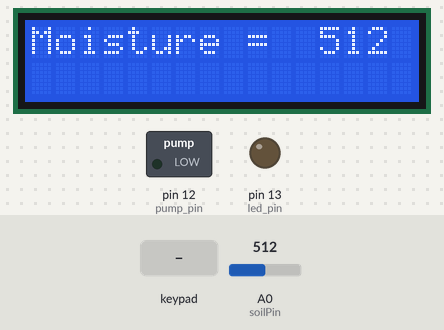
Simulated run of this sketch. Board: Arduino Uno, built with avr-gcc and run on an emulated ATmega328P. Parts: 16×2 character LCD, switched loads named in the sketch (green lamp = pin HIGH), output pins drawn as LEDs (lit = HIGH). The inputs (shaded band) are chosen by the test bench; at power-on: A0 (soilPin) = 512. Pins used as bus, display or sensor lines are not drawn; what the sketch prints to the serial monitor is not drawn.

Above: at 3.2 s.
3.3 s: key '#' pressed
At 4.6 s:
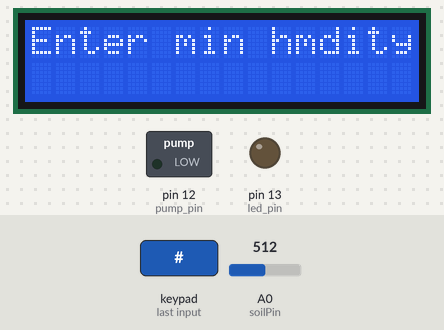
5.0 s: keypad keys 8 7 6 5 # pressed 0.504 s apart
At 8.6 s:
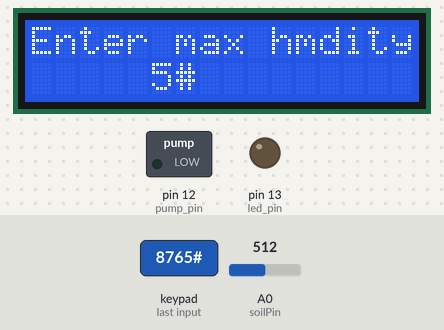
9.0 s: keypad keys 8 7 6 5 pressed 0.504 s apart
At 10.9 s:
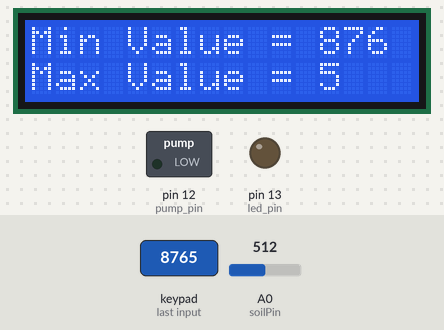
12.5 s: A0 (soilPin) set to 716
At 14.5 s:
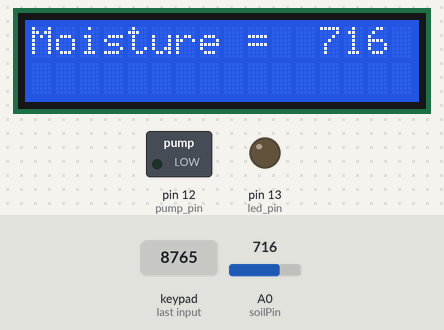
15.0 s: A0 (soilPin) set to 900
At 17.0 s:
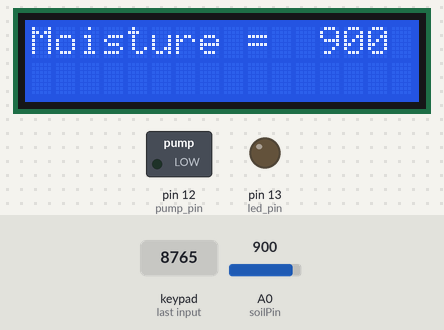
17.7 s: A0 (soilPin) set to 1023
At 20.0 s:
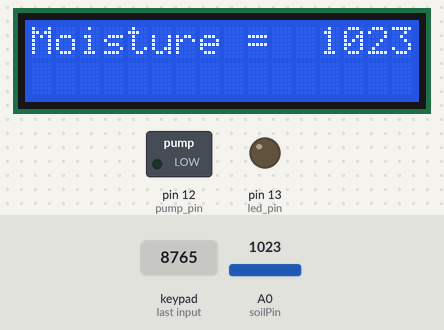
Timing chart, 0 to 21.5 s (numbered marks = the images above; inputs shaded):
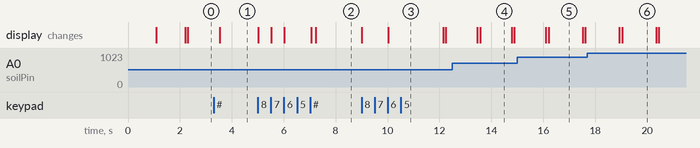

Measured:
- after the input at 3.3 s, the display: changes after 0.23 s (image 1)
- after the input at 5.0 s, the display: first changes at once (image 2 shows a later state)
- after the input at 9.0 s, the display: first changes at once (image 3 shows a later state)
- after the input at 12.5 s, the display: first differs from a run without the input after 1.1 s (image 4)
- after the input at 15.0 s, the display: first differs from a run without the input after 1.2 s (image 5)
- after the input at 17.7 s, the display: first differs from a run without the input after 1.3 s (image 6)
- what the display in image 4 shows lasts 1.2 s, from 13.6 s to 14.8 s

The sketch:

sketch_feb05a.ino
```cpp
#include <Keypad.h>
#include <Wire.h>
#include <LiquidCrystal_I2C.h>
//#include <Harman.h>

//here we are declaring our variables.
char minvalue[3] = {};//declared a minval array
char maxvalue[3] = {};//declared a maxval array
String val1;//declaring variable
String val2;//declaring variable
int minv;//declaring variable
int maxv;//declaring variable

int k;//declaring variable
//----------------------------

/* Soil Moisture Basic Example
  Basic sketch to print out soil moisture values to the Serial Monitor and the keypad */
int val = 0;//variable for storing moisture value.
int soilPin = A0;//Declare a variable for the soil moisture sensor
int soilPower = 7;//Variable for Soil moisture Power
short int pump_pin = 12;//declaring a variable
short int led_pin = 13;//declaring a variable
//Rather than powering the sensor through the 3.3V or 5V pins,
//we'll use a digital pin to power the sensor. This will
//prevent corrosion of the sensor as it sits in the soil
//-------------------------

// Set the LCD address to 0x27   for a 16 chars and 2 line display
LiquidCrystal_I2C lcd(0x3f, 16, 2);
const byte ROWS = 4; //four rows for keypad
const byte COLS = 3; //four columns for keypad
//define the symbols on the buttons of the keypads
char hexaKeys[ROWS][COLS] = {
  {'1', '2', '3'},
  {'4', '5', '6'},
  {'7', '8', '9'},
  {'*', '0', '#'}
};
byte rowPins[ROWS] = {8, 7, 6, 5}; //connect to the row pinouts of the keypad
byte colPins[COLS] = {4, 3, 2}; //connect to the column pinouts of the keypad
Keypad customKeypad = Keypad( makeKeymap(hexaKeys), rowPins, colPins, ROWS, COLS);//initialize an instance of class NewKeypad
void setup() {
  Serial.begin(9600);//initializing the serial monitor and set baud rates to 9600
  lcd.begin();//initializing the lcd.
  lcd.backlight();// Turn on the blacklight and print a message.
  lcd.print("SYSTEM INIT.....");
  pinMode(pump_pin, OUTPUT);
  pinMode(led_pin, OUTPUT);
  //Set D7 as an OUTPUT
  pinMode(soilPower, OUTPUT);
  digitalWrite(soilPower, LOW);//Set to LOW so no power is flowing through the sensor
  delay(1000);//delay for 1 second
  lcd.clear();
  lcd.print("INITIALIZED");
  delay(1000);
}

void loop() {

  char customKey = customKeypad.getKey();//keypad is to accept the keys pressed

  if (customKey) {
    Serial.println(customKey);
    if (customKey == '#') {//if you have presed the #value
      lcd.clear();
      lcd.print("Enter min hmdity");
      k = 0;
      while (k < 3) {
        char customKey = customKeypad.getKey();
        if (customKey) {
          lcd.setCursor(5 + k, 1);//
          lcd.print(customKey);
          minvalue[k] = customKey;
          k++;
        }
      }
      val1 = minvalue;
      minv = val1.toInt();//converting minval to an integer value
      delay(1000);
      lcd.clear();
      lcd.print("Enter max hmdity");
      k = 0;
      while (k < 3) {
        char customKey = customKeypad.getKey();
        if (customKey) {
          lcd.setCursor(5 + k, 1);
          lcd.print(customKey);
          maxvalue[k] = customKey;
          k++;
        }

      }
      val2 = maxvalue;
      maxv = val2.toInt();
      delay(1000);
      lcd.clear();
      lcd.setCursor(0, 0);
      lcd.print("Min Value =");
      lcd.setCursor(12, 0);
      lcd.print(minv);
      lcd.setCursor(0, 1);
      lcd.print("Max Value =");
      lcd.setCursor(12, 1);
      lcd.print(maxv);
      delay(2000);
    }
  }
  //-------------------------------------------------------------------
  //get soil moisture value from the function below and print it
  Serial.print("Soil Moisture = ");
  Serial.println(readSoil());
  lcd.clear();
  lcd.setCursor(0, 0);
  lcd.print("Moisture =");
  lcd.setCursor(12, 0);
  lcd.print(readSoil());

  if (readSoil() > minv && readSoil() < maxv) {
    digitalWrite(pump_pin, HIGH);
    digitalWrite(led_pin, HIGH);
    lcd.setCursor(0, 1);
    lcd.print("PUMP ON");
  }
  else {
    digitalWrite(pump_pin, LOW);
    digitalWrite(led_pin, LOW);

  }

  //This 1 second time frame is used so you can test the sensor and see it change in real-time.
  //For in-plant applications, you will want to take readings much less frequently.
  delay(1000); //take a reading every second
  //--------------------------------------------------------------------


}

//--------------------------------------------------------------------
int readSoil()
{
  digitalWrite(soilPower, HIGH); //turn D7 "On"
  delay(100); //wait 100 milliseconds
  val = analogRead(soilPin); //Read the SIG value from sensor
  digitalWrite(soilPower, LOW); //turn D7 "Off"
  return val; //send current moisture value
}


//---------------------------------------------------------------------
```
